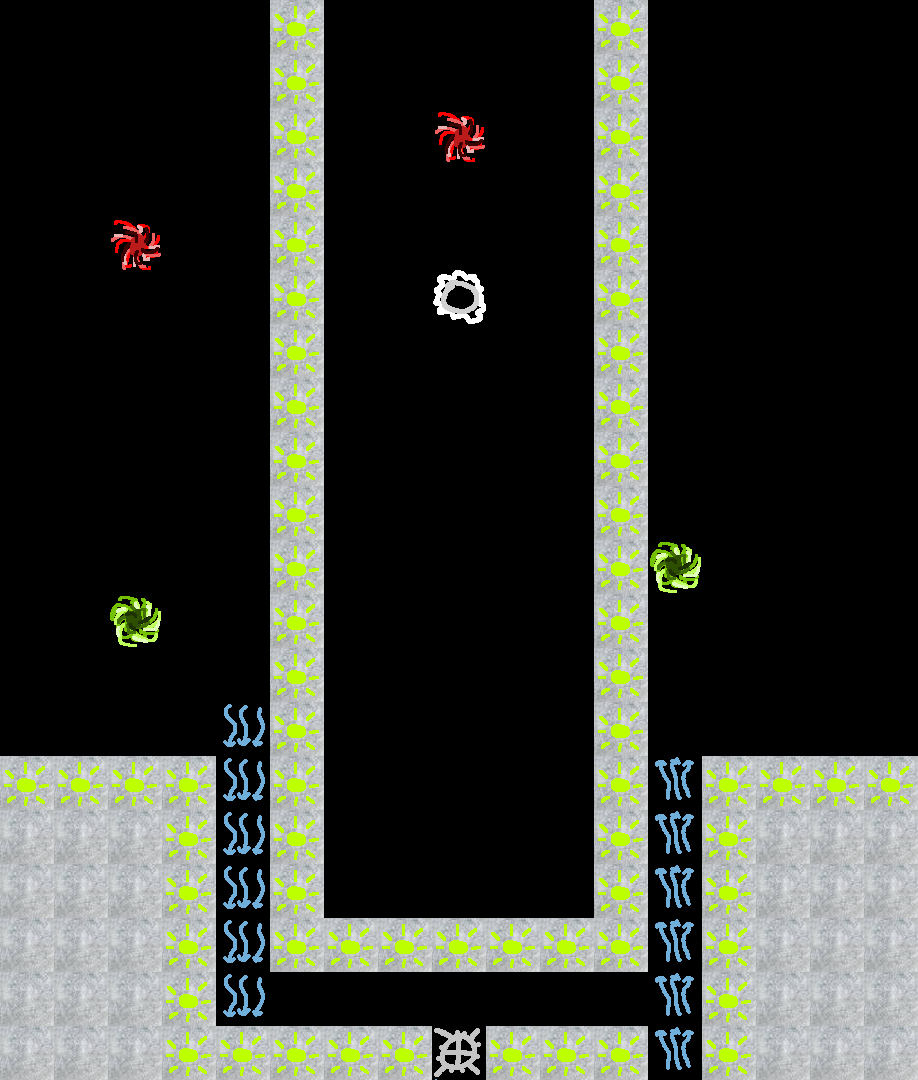

This is a level from a 2D game, rendered from its Tiled map with the project's own tilesets. A one-line summary and the map file follow, with tile-layer data summarised:
An orthogonal 17x20 tile map with 54x54 px tiles, 2 tile layers (Tile Layer 1, Tile Layer 2).

<map version="1.9" tiledversion="1.9.2" orientation="orthogonal" renderorder="right-down" width="17" height="20" tilewidth="54" tileheight="54" infinite="0" nextlayerid="3" nextobjectid="1">
 <tileset firstgid="1" source="temp2.tsx" />
 <layer id="1" name="Tile Layer 1" width="17" height="20">
  <data>[340 cells, 114 non-empty, 7 distinct tile ids]</data>
 </layer>
 <layer id="2" name="Tile Layer 2" width="17" height="20">
  <data>[340 cells, 66 non-empty, 1 distinct tile ids]</data>
 </layer>
</map>
